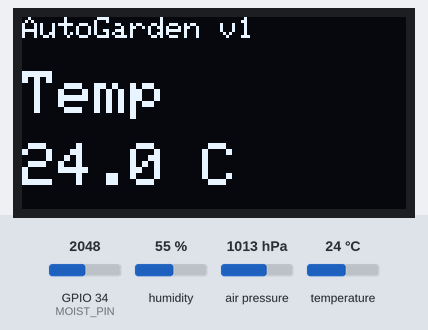
A sketch run on a simulated ESP32. On the bench: 128×64 one-colour display. Inputs (shaded band) come from the test bench; at power-on: GPIO 34 (MOIST_PIN) = 2048, humidity 55 %, air pressure 1013 hPa, temperature 24 °C.

Above: at 8.1 s.
At 13.1 s:
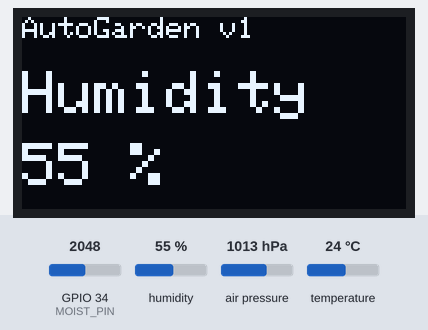
At 23.1 s:
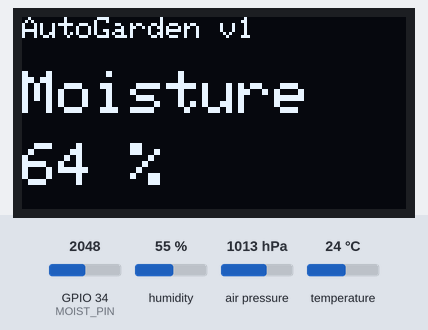
At 38.1 s:
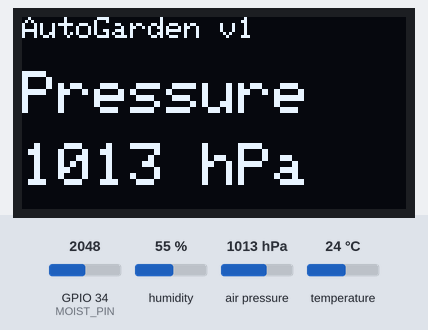

The sketch:

allSensors.ino
```cpp
#include <Wire.h>
#include <Adafruit_GFX.h>
#include <Adafruit_SSD1306.h>
#include <Adafruit_Sensor.h>
#include <Adafruit_BME280.h>

#define SCREEN_WIDTH 128
#define SCREEN_HEIGHT 64
#define OLED_RESET -1

#define SDA_PIN 21
#define SCL_PIN 22
#define MOIST_PIN 34


Adafruit_SSD1306 display(SCREEN_WIDTH, SCREEN_HEIGHT, &Wire, OLED_RESET);
Adafruit_BME280 bme;

unsigned long lastPageChange = 0;
const unsigned long pageInterval = 5000; // 5 seconds
int page = 0;
const int totalPages = 4;
const unsigned long sensorInterval = 500;     // sensor smoothing update every 0.5 sec

float alpha = 0.10;

float smoothMoisture = 0;
float smoothHumidity = 0;
float smoothTemp = 0;
float smoothPressure = 0;

bool firstRead = true;

// Replace with your real calibration values
int dryValue = 3200;
int wetValue = 1400;

int moisturePercent() {
  int raw = analogRead(MOIST_PIN);
  int pct = map(raw, dryValue, wetValue, 0, 100);
  return constrain(pct, 0, 100);
}

void showPage(String title, String value, String unit) {
  display.clearDisplay();
  display.setTextColor(SSD1306_WHITE);

  display.setTextSize(1);
  display.setCursor(0, 0);
  display.println("AutoGarden v1");

  display.setTextSize(2);
  display.setCursor(0, 18);
  display.println(title);

  display.setTextSize(2);
  display.setCursor(0, 42);
  display.print(value);
  display.print(" ");
  display.print(unit);

  display.display();
}

void setup() {
  Serial.begin(115200);
  Wire.begin(SDA_PIN, SCL_PIN);

  if (!display.begin(SSD1306_SWITCHCAPVCC, 0x3C)) {
    Serial.println("OLED failed");
    while (true);
  }

  if (!bme.begin(0x76)) { // try 0x77 if needed
    Serial.println("BME280 failed");
    while (true);
  }

  display.clearDisplay();
  display.display();
}

void updateSmoothedValues() {
  int moisture = moisturePercent();
  float humidity = bme.readHumidity();
  float temp = bme.readTemperature();
  float pressure = bme.readPressure() / 100.0F;

  if (firstRead) {
    smoothMoisture = moisture;
    smoothHumidity = humidity;
    smoothTemp = temp;
    smoothPressure = pressure;
    firstRead = false;
  } else {
    smoothMoisture = alpha * moisture + (1 - alpha) * smoothMoisture;
    smoothHumidity = alpha * humidity + (1 - alpha) * smoothHumidity;
    smoothTemp = alpha * temp + (1 - alpha) * smoothTemp;
    smoothPressure = alpha * pressure + (1 - alpha) * smoothPressure;
  }
}

void drawCurrentPage() {
  if (page == 0) {
    showPage("Moisture", String((int)round(smoothMoisture)), "%");
  } else if (page == 1) {
    showPage("Temp", String(smoothTemp, 1), "C");
  } else if (page == 2) {
    showPage("Humidity", String(smoothHumidity, 0), "%");
  } else if (page == 3) {
    showPage("Pressure", String(smoothPressure, 0), "hPa");
  }
}

void loop() {
// smoothing factor: lower = smoother/slower


updateSmoothedValues();


if (millis() - lastPageChange >= pageInterval) {
  lastPageChange = millis();

  display.dim(true);
  delay(3000);

  page = (page + 1) % totalPages;
  drawCurrentPage();
  display.dim(false);
  delay(100);
  display.dim(true);
  delay(1000);
  display.clearDisplay();
  display.display();
}
}
```

Measured:
- what the display in image 0 shows lasts 1.2 s, from 8.0 s to 9.2 s
